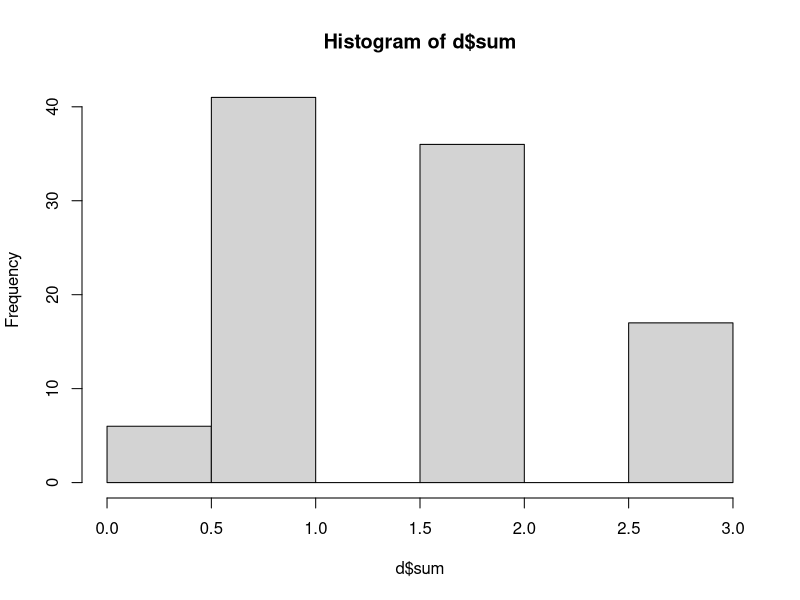
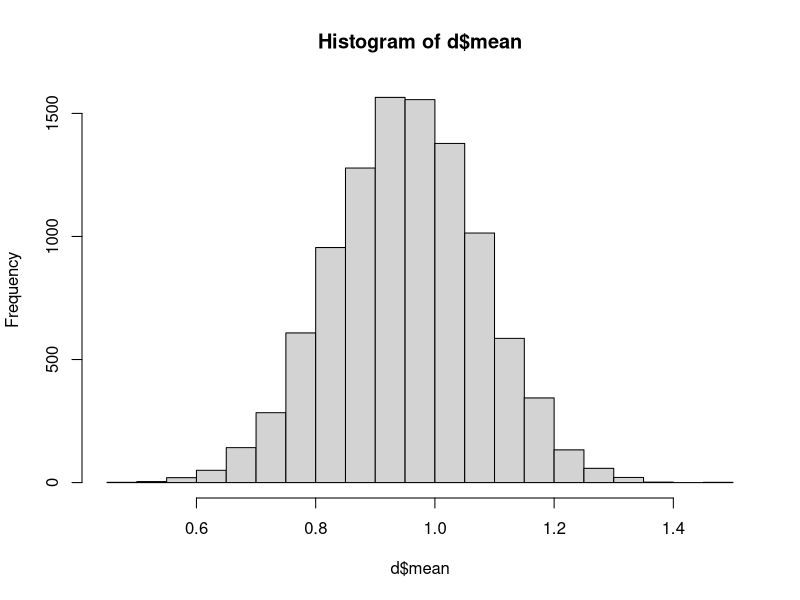
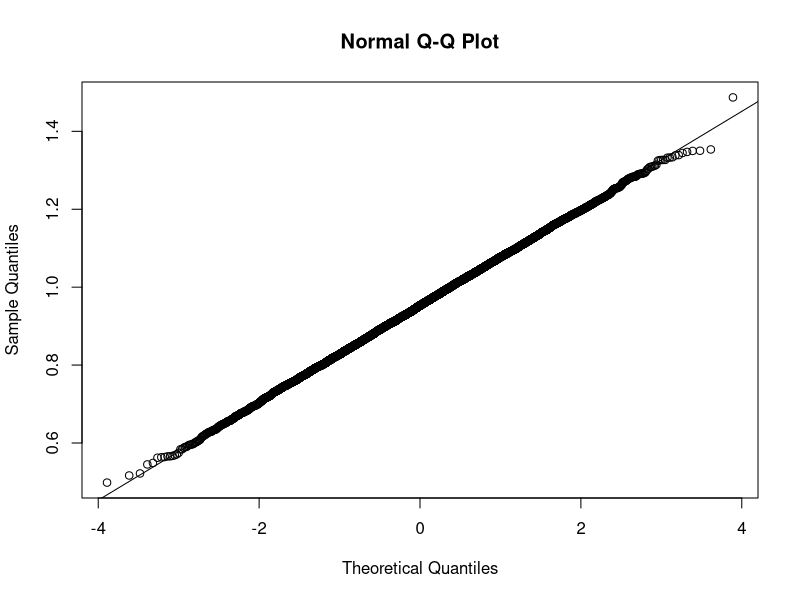
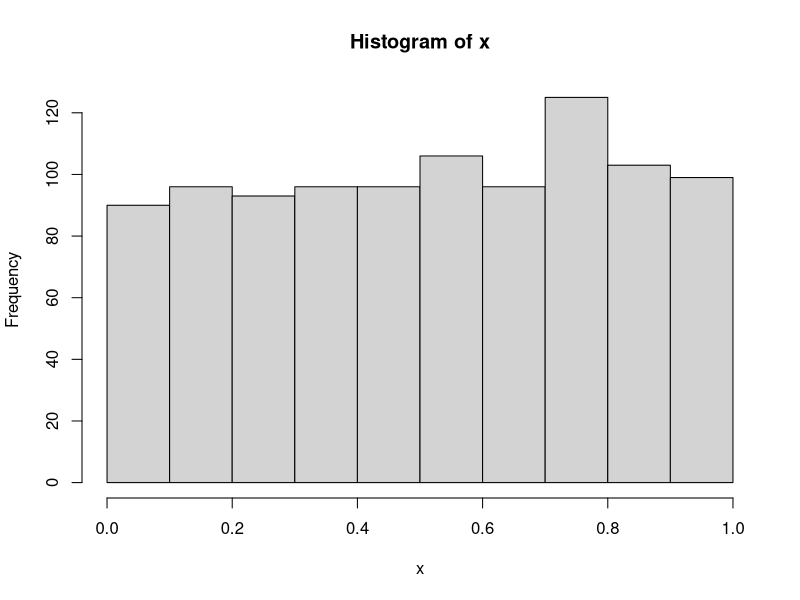
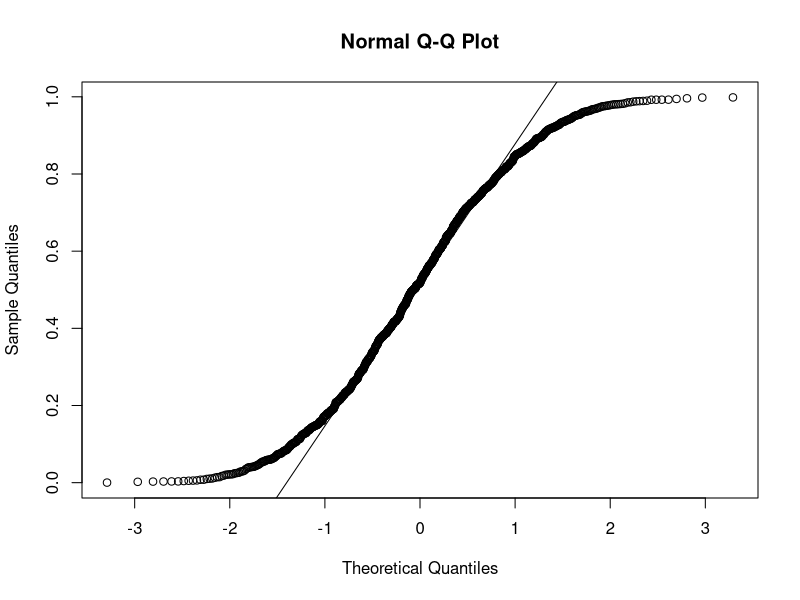

Generate these figures, in order, with R:
library(tidyverse)

d <- 
  tibble(
    x = round(runif(100)),
    y = round(runif(100)),
    z = round(runif(100)),
    sum = x + y + z
  )

d

hist(d$sum)


set.seed(1234)
d <- 
  1:20 %>% 
  map(~ runif(10000)) %>% 
  #map(~ round(runif(1000))) %>%   
  setNames(glue::glue("x{1:length(.)}")) %>% 
  bind_cols() %>% 
  rowwise() %>% 
  mutate(sum = sum(c_across()), mean = mean(c_across()))
glimpse(d)  

hist(d$mean)
qqnorm(d$mean)
qqline(d$mean)

x <- runif(1000)
hist(x)
qqnorm(x)
qqline(x)
